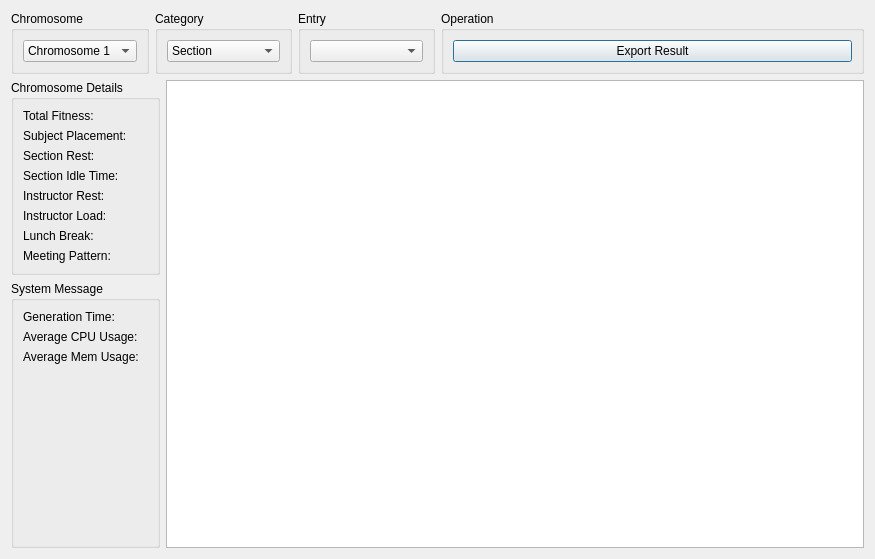
<?xml version="1.0" encoding="UTF-8"?>
<ui version="4.0">
 <class>Dialog</class>
 <widget class="QDialog" name="Dialog">
  <property name="geometry">
   <rect>
    <x>0</x>
    <y>0</y>
    <width>875</width>
    <height>559</height>
   </rect>
  </property>
  <property name="minimumSize">
   <size>
    <width>875</width>
    <height>559</height>
   </size>
  </property>
  <property name="maximumSize">
   <size>
    <width>875</width>
    <height>559</height>
   </size>
  </property>
  <property name="windowTitle">
   <string>Result Viewer</string>
  </property>
  <layout class="QVBoxLayout" name="verticalLayout">
   <item>
    <layout class="QHBoxLayout" name="horizontalLayout">
     <item>
      <layout class="QHBoxLayout" name="horizontalLayout_2">
       <item>
        <widget class="QGroupBox" name="groupBox_3">
         <property name="title">
          <string>Chromosome</string>
         </property>
         <layout class="QVBoxLayout" name="verticalLayout_4">
          <item>
           <widget class="QComboBox" name="cmbChromosome">
            <item>
             <property name="text">
              <string>Chromosome 1</string>
             </property>
            </item>
            <item>
             <property name="text">
              <string>Chromosome 2</string>
             </property>
            </item>
            <item>
             <property name="text">
              <string>Chromosome 3</string>
             </property>
            </item>
            <item>
             <property name="text">
              <string>Chromosome 4</string>
             </property>
            </item>
            <item>
             <property name="text">
              <string>Chromosome 5</string>
             </property>
            </item>
           </widget>
          </item>
         </layout>
        </widget>
       </item>
       <item>
        <widget class="QGroupBox" name="groupBox">
         <property name="title">
          <string>Category</string>
         </property>
         <layout class="QVBoxLayout" name="verticalLayout_3">
          <item>
           <widget class="QComboBox" name="cmbCategory">
            <item>
             <property name="text">
              <string>Section</string>
             </property>
            </item>
            <item>
             <property name="text">
              <string>Room</string>
             </property>
            </item>
            <item>
             <property name="text">
              <string>Instructor</string>
             </property>
            </item>
           </widget>
          </item>
         </layout>
        </widget>
       </item>
       <item>
        <widget class="QGroupBox" name="groupBox_2">
         <property name="title">
          <string>Entry</string>
         </property>
         <layout class="QVBoxLayout" name="verticalLayout_2">
          <item>
           <widget class="QComboBox" name="cmbEntry"/>
          </item>
         </layout>
        </widget>
       </item>
      </layout>
     </item>
     <item>
      <widget class="QGroupBox" name="groupBox_6">
       <property name="title">
        <string>Operation</string>
       </property>
       <layout class="QHBoxLayout" name="horizontalLayout_3">
        <item>
         <widget class="QPushButton" name="btnExport">
          <property name="text">
           <string>Export Result</string>
          </property>
         </widget>
        </item>
       </layout>
      </widget>
     </item>
    </layout>
   </item>
   <item>
    <layout class="QHBoxLayout" name="horizontalLayout_4">
     <item>
      <layout class="QVBoxLayout" name="verticalLayout_7">
       <item>
        <widget class="QGroupBox" name="groupBox_4">
         <property name="title">
          <string>Chromosome Details</string>
         </property>
         <layout class="QVBoxLayout" name="verticalLayout_5">
          <item>
           <widget class="QLabel" name="lblFit">
            <property name="text">
             <string>Total Fitness:</string>
            </property>
           </widget>
          </item>
          <item>
           <widget class="QLabel" name="lblSbj">
            <property name="text">
             <string>Subject Placement: </string>
            </property>
           </widget>
          </item>
          <item>
           <widget class="QLabel" name="lblSecRest">
            <property name="text">
             <string>Section Rest: </string>
            </property>
           </widget>
          </item>
          <item>
           <widget class="QLabel" name="lblSecIdle">
            <property name="text">
             <string>Section Idle Time:</string>
            </property>
           </widget>
          </item>
          <item>
           <widget class="QLabel" name="lblInstrRest">
            <property name="text">
             <string>Instructor Rest: </string>
            </property>
           </widget>
          </item>
          <item>
           <widget class="QLabel" name="lblInstrLoad">
            <property name="text">
             <string>Instructor Load:</string>
            </property>
           </widget>
          </item>
          <item>
           <widget class="QLabel" name="lblLunch">
            <property name="text">
             <string>Lunch Break:</string>
            </property>
           </widget>
          </item>
          <item>
           <widget class="QLabel" name="lblMeet">
            <property name="text">
             <string>Meeting Pattern: </string>
            </property>
           </widget>
          </item>
         </layout>
        </widget>
       </item>
       <item>
        <widget class="QGroupBox" name="groupProblems">
         <property name="title">
          <string>System Message</string>
         </property>
         <layout class="QVBoxLayout" name="verticalLayout_6">
          <item>
           <widget class="QLabel" name="lblTime">
            <property name="text">
             <string>Generation Time:</string>
            </property>
           </widget>
          </item>
          <item>
           <widget class="QLabel" name="lblCPU">
            <property name="text">
             <string>Average CPU Usage:</string>
            </property>
           </widget>
          </item>
          <item>
           <widget class="QLabel" name="lblMemory">
            <property name="text">
             <string>Average Mem Usage:</string>
            </property>
           </widget>
          </item>
          <item>
           <spacer name="verticalSpacer">
            <property name="orientation">
             <enum>Qt::Vertical</enum>
            </property>
            <property name="sizeHint" stdset="0">
             <size>
              <width>20</width>
              <height>40</height>
             </size>
            </property>
           </spacer>
          </item>
         </layout>
        </widget>
       </item>
      </layout>
     </item>
     <item>
      <widget class="QTableView" name="tableResult">
       <property name="minimumSize">
        <size>
         <width>698</width>
         <height>300</height>
        </size>
       </property>
       <property name="maximumSize">
        <size>
         <width>698</width>
         <height>3000</height>
        </size>
       </property>
      </widget>
     </item>
    </layout>
   </item>
  </layout>
 </widget>
 <resources/>
 <connections/>
</ui>
